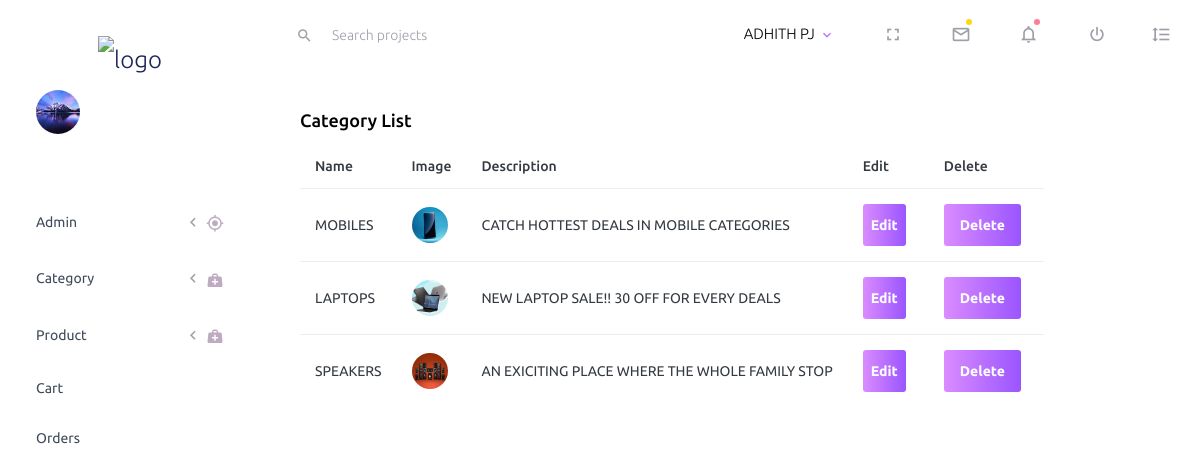
The app's page /adminapp/display_categ/ with its own data.
### adminapp/models.py (models this page shows)
class Category(models.Model):
    Name = models.CharField(max_length=25, null=True, blank=True)
    Description = models.TextField(null=True, blank=True)
    Image = models.ImageField(upload_to="profile", null=True, blank=True)

### adminapp/views.py (the view)
# urls.py: path('display_categ/', views.display_categ, name="display_categ"),
def display_categ(req):
    data = Category.objects.all()
    return render(req, "View_categ.html", {'data': data})

### adminapp/templates/View_categ.html (shortened to what this page needs)
{% extends 'index.html' %}
{% block content %}
<!DOCTYPE html>
<html lang="en">
<head>
</head>
<body>
    <div class="card">
            <div class="card-body">
              <h5 class="card-title">Category List</h5>
              <div class="table-responsive">
                <table class="table">
                  <thead>
                    <tr>
                      <th>Name</th>
                      <th>Image</th>
                      <th>Description</th>
                       <th>Edit</th>
                        <th>Delete</th>
                    </tr>
                  </thead>
                     {% for i in data %}
                        <tr>
                            <td>{{ i.Name }}</td>
                            <td>
                                <img src="{{ i.Image.url }}" width="50" height="35">
                            </td>
                            <td>{{ i.Description }}</td>
                            <td>
                                <form method="post" action="{% url 'edit_categ' dataid=i.id %}">
                                  <button type="submit" class="btn btn-gradient-primary mr-2 px-2"> Edit</button>
                                </form>
                            </td>
                             <td>
                                <form method="post" action="{% url 'delete_categ' dataid=i.id %}">
                                  <button type="submit" class="btn btn-gradient-primary mr-2 px-3">Delete</button>
                                </form>
                            </td>
                        </tr>
                    {% endfor %}
                </table>
              </div>
            </div>
          </div>
</body>
</html>
{% endblock %}

### records on screen
Category: Name "MOBILES", Image (picture), Description "CATCH HOTTEST DEALS IN MOBILE CATEGORIES"
Category: Name "LAPTOPS", Image (picture), Description "NEW LAPTOP SALE!! 30 OFF FOR EVERY DEALS"
Category: Name "SPEAKERS", Image (picture), Description "AN EXICITING PLACE WHERE THE WHOLE FAMILY STOP"
